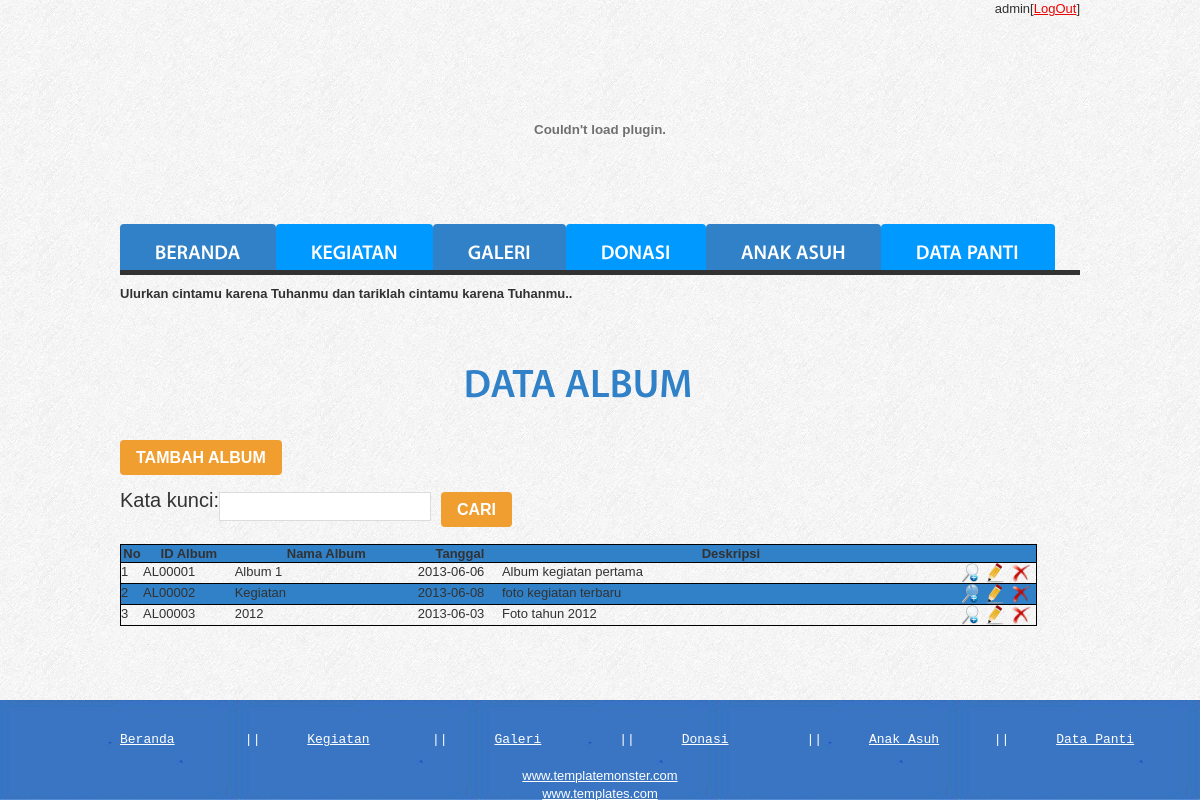
The page /index-admin.php?menu=galeri (signed in) on the database its author committed.
### tables this page shows
CREATE TABLE IF NOT EXISTS `album` (
  `id_album` char(7) NOT NULL,
  `id_admin` char(7) NOT NULL,
  `nama_album` varchar(50) DEFAULT NULL,
  `ket_album` text,
  `tgl_album` date NOT NULL,
  PRIMARY KEY (`id_album`),
  KEY `fk_mengupload` (`id_admin`)
);

### lihat-album.php (the view, shortened to what this page needs)
<html>
	<body>
		<h2 align="center">Data album</h2>
		<form action="index-admin.php?menu=<?php echo"frm-album";?>" method="post">
			<input type="submit" value="Tambah Album" name="btntambah" class="button">
		</form>
		<table>
		<form action="" method="post">
		<tr>
			<td style="font-size:20px;">Kata kunci</td><td style="font-size:20px;">:</td>
			<td><input type="text" name="keyword" class="input"></td>
			<td><input type="submit" name="cari" value="Cari" class="button"></td>
		</tr>
		</form>
	</table></br>
			<?php
			if(!isset($_POST['cari']))
			{
				$album=mysql_query("select * from album"); ?>
				<table border="1" width="100%" class="data">
					<tr class="kolom">
						<th>No</th>
						<th width="10%">ID Album</th>
						<th width="20%">Nama Album</th>
						<th>Tanggal</th>
						<th width="50%">Deskripsi</th>
						<th colspan="3"></th>
					</tr>
				<?php $i=1;
				while($dataalbum=mysql_fetch_array($album))
				{
					?>
					<tr>
						<td <?php if($i % 2 == 0){ echo "class='kolom'";}?>><?php echo $i;?></td>
						<td <?php if($i % 2 == 0){ echo "class='kolom'";}?>><?php echo $dataalbum['id_album'];?></td>
						<td <?php if($i % 2 == 0){ echo "class='kolom'";}?>><?php echo $dataalbum['nama_album'];?></td>
						<td <?php if($i % 2 == 0){ echo "class='kolom'";}?>><?php echo $dataalbum['tgl_album'];?></td>
						<td <?php if($i % 2 == 0){ echo "class='kolom'";}?>><?php echo $dataalbum['ket_album'];?></td>
						<td <?php if($i % 2 == 0){ echo "class='kolom'";}?>><a href="index-admin.php?menu=detail-album&album=<?php echo $dataalbum['id_album'];?>"><img src="images/detail.png" title="Lihat selengkapnya"></a></td>
						<td <?php if($i % 2 == 0){ echo "class='kolom'";}?>><a href="index-admin.php?menu=update-album&album=<?php echo $dataalbum['id_album'];?>"><img src="images/edit.png" title="Ubah"></a></td>
						<td <?php if($i % 2 == 0){ echo "class='kolom'";}?>><a href="delete-album.php?album=<?php echo $dataalbum['id_album'];?>"><img src="images/delete.png" title="Hapus"></a></td>
					</tr>
				<?php $i++;
				} ?>
				</table>
			<?php }?>
	</body>
</html>

### css/style2.css (style rules this page uses)
body { background:url(../images/bg.jpg) top center repeat;border:0;font:13px Arial, Helvetica, sans-serif;color:#323232;line-height:17px }
body, html { height:100% }
a { color:#ec0404;text-decoration:underline;outline:none }
h2 { font-size:40px;text-transform:uppercase;font-weight:600;color:#3081c8;line-height:45px;padding:2px 0 33px 0 }
#content .input { float:left;margin-right:10px;width:200px;height:17px;border:1px solid #dcdcdc;background:#fff;padding:5px;margin-bottom:6px;color:#323232;font:13px Arial, Helvetica, sans-serif }
.data tr, td { border-collapse:collapse; border:1px solid black; }
.kolom { fcolor:#fff;background:#3081c8; }
.button { display:inline-block;font-size:16px;color:#fff;background:#f09e2f;line-height:35px;padding:0 16px;border-radius:4px;-moz-border-radius:4px;-webkit-border-radius:4px;behavior:url(js/PIE.htc);position:relative;font-weight:600;text-decoration:none;text-transform:uppercase }

### rows shown on the page
album: id_album "AL00001", nama_album "Album 1", tgl_album "2013-06-06", ket_album "Album kegiatan pertama"
album: id_album "AL00002", nama_album "Kegiatan", tgl_album "2013-06-08", ket_album "foto kegiatan terbaru"
album: id_album "AL00003", nama_album "2012", tgl_album "2013-06-03", ket_album "Foto tahun 2012"

### other values the page prints
$_SESSION['nama_admin'] "admin"
